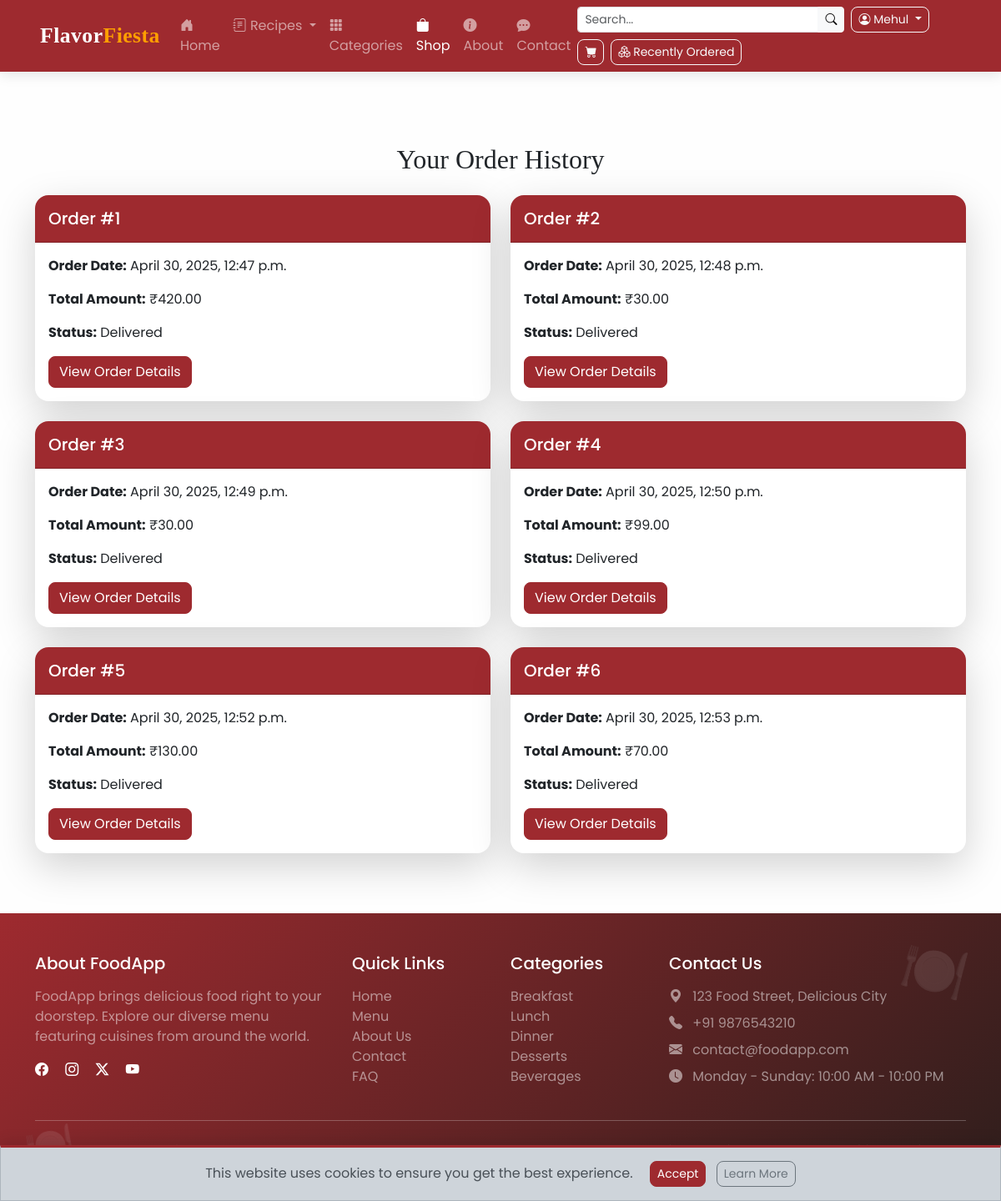
/shop/order_history/ (signed in), run on the app's committed database.
### shop/models.py (models this page shows, shortened)
class Order(models.Model):
    user = models.ForeignKey(User, on_delete=models.CASCADE)
    order_date = models.DateTimeField(auto_now_add=True)
    total_amount = models.DecimalField(max_digits=10, decimal_places=2)
    shipping_address = models.CharField(max_length=255)
    status = models.CharField(max_length=50, default="Pending")

### shop/views.py (the view)
# urls.py: path('order_history/', views.order_history, name='order_history'),
@login_required
def order_history(request):
    orders = Order.objects.filter(user=request.user)
    return render(request, 'shop/order_history.html', {'orders': orders})

### shop/templates/shop/order_history.html (shortened to what this page needs)
{% extends 'food/base.html' %}
{% load static %}
{% block content %}
<div class="container py-5">
    <h2 class="text-center mb-4">Your Order History</h2>
    <div class="row">
        {% if orders %}
            {% for order in orders %}
                <div class="col-lg-6 mb-4">
                    <div class="card border-0 shadow-lg">
                        <div class="card-header bg-primary text-white py-3">
                            <h5 class="mb-0">Order #{{ order.id }}</h5>
                        </div>
                        <div class="card-body">
                            <p><strong>Order Date:</strong> {{ order.order_date }}</p>
                            <p><strong>Total Amount:</strong> ₹{{ order.total_amount }}</p>
                            <p><strong>Status:</strong> {{ order.status }}</p>
                            <a href="{% url 'shop:order_confirmation' order.id %}" class="btn btn-primary">View Order Details</a>
                        </div>
                    </div>
                </div>
            {% endfor %}
        {% else %}
            <div class="col-12">
                <div class="alert alert-info" role="alert">
                    You haven't placed any orders yet.
                </div>
            </div>
        {% endif %}
    </div>
</div>
{% endblock %}

### food/templates/food/base.html (shortened to what this page needs)
<!DOCTYPE html>
<html lang="en">
<head>
    <link href="https://cdn.jsdelivr.net/npm/bootstrap@5.3.2/dist/css/bootstrap.min.css" rel="stylesheet">
    <link rel="stylesheet" href="https://cdn.jsdelivr.net/npm/bootstrap-icons@1.11.0/font/bootstrap-icons.css">
    {% load static %}
    <link rel="stylesheet" href="{% static 'css/style.css' %}">
</head>
<body class="d-flex flex-column min-vh-100">
     <nav class="navbar navbar-expand-lg navbar-dark bg-primary fixed-top">
        <div class="container-fluid px-3 px-md-5">
            <a class="navbar-brand" href="/food">Flavor<span>Fiesta</span></a>
            <div class="collapse navbar-collapse" id="navbarNavDropdown">
                <ul class="navbar-nav me-auto mb-2 mb-lg-0">
                    <li class="nav-item">
                        <a class="nav-link {% if request.path == '/' %}active{% endif %}" href="/food">
                            <i class="bi bi-house-door-fill"></i> Home
                        </a>
                    </li>
                    <li class="nav-item dropdown">
                        <a class="nav-link dropdown-toggle {% if '/recipes/' in request.path %}active{% endif %}" href="#" role="button" data-bs-toggle="dropdown">
                            <i class="bi bi-journal-text"></i> Recipes
                        </a>
                    </li>
                    <li class="nav-item">
                        <a class="nav-link {% if '/category/' in request.path %}active{% endif %}" href="/category/">
                            <i class="bi bi-grid-3x3-gap-fill"></i> Categories
                        </a>
                    </li>
                    <li class="nav-item">
                        <a class="nav-link {% if '/shop/' in request.path %}active{% endif %}" href="/shop/">
                            <i class="bi bi-bag-fill"></i> Shop
                        </a>
                    </li>
                    <li class="nav-item">
                        <a class="nav-link {% if '/about/' in request.path %}active{% endif %}" href="/food/about/">
                            <i class="bi bi-info-circle-fill"></i> About
                        </a>
                    </li>
                    <li class="nav-item">
                        <a class="nav-link {% if '/contact/' in request.path %}active{% endif %}" href="/food/contact/">
                            <i class="bi bi-chat-dots-fill"></i> Contact
                        </a>
                    </li>
                </ul>
                <div class="d-flex flex-wrap gap-2 align-items-center">
                    <form class="d-flex" action="" method="get">
                        <div class="input-group input-group-sm">
                            <input type="search" name="food_name" class="form-control" placeholder="Search...">
                            <button class="btn btn-light" type="submit"><i class="bi bi-search"></i></button>
                        </div>
                    </form>
                    {% if user.is_authenticated %}
                        <div class="dropdown">
                            <a class="btn btn-outline-light btn-sm dropdown-toggle" href="#" role="button" data-bs-toggle="dropdown">
                                <i class="bi bi-person-circle"></i> {{ user.username }}
                            </a>
                        </div>
                    {% else %}
                        <a href="{% url 'accounts:login' %}" class="btn btn-outline-light btn-sm">Login</a>
                        <a href="{% url 'accounts:register' %}" class="btn btn-light btn-sm">Register</a>
                    {% endif %}
                    <a href="/shop/cart" class="btn btn-outline-light btn-sm position-relative">
                        <i class="bi bi-cart-fill"></i>
                    </a>
                    <a href="{% url 'shop:order_history' %}" class="btn btn-outline-light btn-sm">
                        <i class="bi bi-boxes"></i> Recently Ordered
                    </a>
                </div>
            </div>
        </div>
    </nav>
    <main class="flex-grow-1 mt-5 pt-3">
        {% block content %}{% endblock %}
    </main>
    <footer class="text-white py-5 mt-auto">
        <div class="container">
            <div class="row g-4">
                <div class="col-md-4">
                    <h5 class="mb-3">About FoodApp</h5>
                    <p class="text-white-50">FoodApp brings delicious food right to your doorstep. Explore our diverse menu featuring cuisines from around the world.</p>
                    <div class="mt-3">
                        <a href="#" class="text-white me-3"><i class="bi bi-facebook"></i></a>
                        <a href="#" class="text-white me-3"><i class="bi bi-instagram"></i></a>
                        <a href="#" class="text-white me-3"><i class="bi bi-twitter-x"></i></a>
                        <a href="#" class="text-white me-3"><i class="bi bi-youtube"></i></a>
                    </div>
                </div>
                <div class="col-md-2">
                    <h5 class="mb-3">Quick Links</h5>
                    <ul class="list-unstyled">
                        <li><a href="/food" class="text-white-50 text-decoration-none">Home</a></li>
                        <li><a href="/menu/" class="text-white-50 text-decoration-none">Menu</a></li>
                        <li><a href="/food/about" class="text-white-50 text-decoration-none">About Us</a></li>
                        <li><a href="/food/contact" class="text-white-50 text-decoration-none">Contact</a></li>
                        <li><a href="/faq/" class="text-white-50 text-decoration-none">FAQ</a></li>
                    </ul>
                </div>
                <div class="col-md-2">
                    <h5 class="mb-3">Categories</h5>
                    <ul class="list-unstyled">
                        {% for category in footer_categories|slice:":5" %}
                        <li><a href="/category/{{ category.slug }}/" class="text-white-50 text-decoration-none">{{ category.name }}</a></li>
                        {% empty %}
                        <li><a href="/category/breakfast/" class="text-white-50 text-decoration-none">Breakfast</a></li>
                        <li><a href="/category/lunch/" class="text-white-50 text-decoration-none">Lunch</a></li>
                        <li><a href="/category/dinner/" class="text-white-50 text-decoration-none">Dinner</a></li>
                        <li><a href="/category/desserts/" class="text-white-50 text-decoration-none">Desserts</a></li>
                        <li><a href="/category/beverages/" class="text-white-50 text-decoration-none">Beverages</a></li>
                        {% endfor %}
                    </ul>
                </div>
                <div class="col-md-4">
                    <h5 class="mb-3">Contact Us</h5>
                    <ul class="list-unstyled text-white-50">
                        <li class="mb-2"><i class="bi bi-geo-alt-fill me-2"></i> 123 Food Street, Delicious City</li>
                        <li class="mb-2"><i class="bi bi-telephone-fill me-2"></i> +91 9876543210</li>
                        <li class="mb-2"><i class="bi bi-envelope-fill me-2"></i> contact@foodapp.com</li>
                        <li><i class="bi bi-clock-fill me-2"></i> Monday - Sunday: 10:00 AM - 10:00 PM</li>
                    </ul>
                </div>
            </div>
            <hr class="my-4 bg-light">
            <div class="row">
                <div class="col-md-6">
                    <p class="mb-0 text-white-50">&copy; 2025 FoodApp. All rights reserved.</p>
                </div>
                <div class="col-md-6 text-md-end">
                    <a href="/privacy/" class="text-white-50 text-decoration-none me-3">Privacy Policy</a>
                    <a href="/terms/" class="text-white-50 text-decoration-none me-3">Terms & Conditions</a>
                    <a href="/sitemap/" class="text-white-50 text-decoration-none">Sitemap</a>
                </div>
            </div>
        </div>
    </footer>
    <div id="cookieConsent" class="alert alert-dark text-center mb-0 rounded-0 fixed-bottom d-none">
        This website uses cookies to ensure you get the best experience.
        <button class="btn btn-sm btn-primary ms-3" id="cookieAccept">Accept</button>
        <a href="/privacy/" class="btn btn-sm btn-outline-secondary ms-2">Learn More</a>
    </div>
</body>
</html>

### static/css/style.css (style rules this page uses)
:root { --primary-color:#9E2A2F; --primary-dark: #D35D16; --secondary-color: #9E2A2F; --accent-color: #FF9F00; --success-color: #4A9D4F; --light-bg: #fefefeb7; --dark-bg: #2E1E1C; --dark-content: #3C2A2A; }
body { font-family: 'Poppins', sans-serif; padding-top: 60px; background-color: var(--light-bg); transition: all 0.4s ease; }
h1, h2, h3, .navbar-brand, .display-text { font-family: 'Playfair Display', serif; }
.navbar { box-shadow: 0 4px 15px rgba(0,0,0,0.1); background: linear-gradient(135deg, var(--primary-color), var(--secondary-color)) !important; transition: all 0.4s ease; }
.navbar-brand { font-weight: 700; font-size: 1.6rem; letter-spacing: 0.5px; }
.navbar-brand span { color: var(--accent-color); position: relative; }
.card { border-radius: 12px; overflow: hidden; transition: all 0.4s ease; border: none; box-shadow: 0 8px 20px rgba(0,0,0,0.08); }
footer { background: linear-gradient(135deg, var(--secondary-color), var(--dark-bg)); position: relative; overflow: hidden; }
footer::before { content: '🍽️'; position: absolute; top: 20px; right: 40px; font-size: 4rem; opacity: 0.1; transform: rotate(15deg); }
footer::after { content: '🍽️'; position: absolute; bottom: 30px; left: 30px; font-size: 3rem; opacity: 0.1; transform: rotate(-10deg); }
.bg-primary { background-color: var(--primary-color) !important; }
.btn-primary { background-color: var(--primary-color); border-color: var(--primary-color); }
.nav-item { position: relative; transition: all 0.3s ease; }
#cookieConsent { border-top: 3px solid var(--primary-color); box-shadow: 0 -5px 15px rgba(0,0,0,0.1); transition: all 0.5s ease; }

### shop/templates/shop/order_history.html (style rules this page uses)
.card { border-radius: 1rem; overflow: hidden; }
.btn { border-radius: 0.5rem; }

### data on the page
Order: id "1", order_date "April 30, 2025, 12:47 p.m.", total_amount "420.00", status "Delivered"
Order: id "2", order_date "April 30, 2025, 12:48 p.m.", total_amount "30.00", status "Delivered"
Order: id "3", order_date "April 30, 2025, 12:49 p.m.", total_amount "30.00", status "Delivered"
Order: id "4", order_date "April 30, 2025, 12:50 p.m.", total_amount "99.00", status "Delivered"
Order: id "5", order_date "April 30, 2025, 12:52 p.m.", total_amount "130.00", status "Delivered"
Order: id "6", order_date "April 30, 2025, 12:53 p.m.", total_amount "70.00", status "Delivered"

### other printed values
{{ user.username }} "Mehul"
